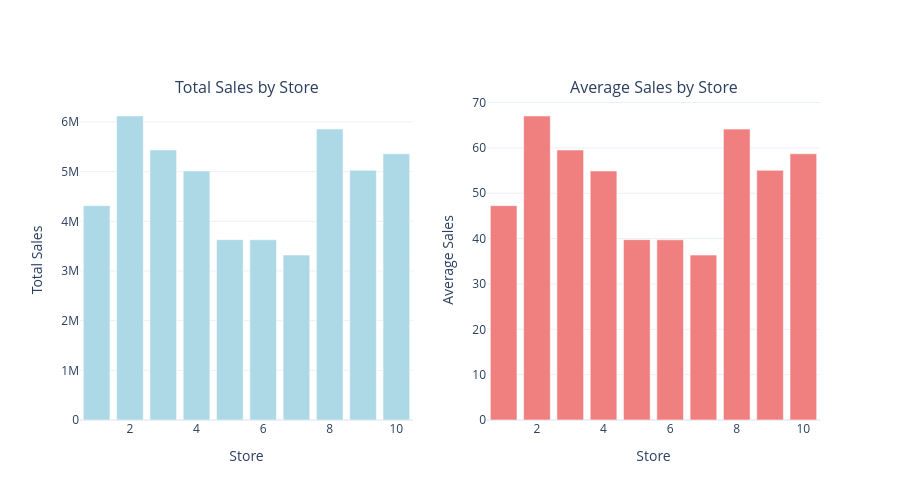

Source (notebook cell):
### Code cell
# Sales by Store
store_sales = df_train.groupby('store')['sales'].agg(['sum', 'mean', 'std']).reset_index()
store_sales.columns = ['Store', 'Total Sales', 'Avg Sales', 'Std Dev']

fig = make_subplots(rows=1, cols=2, subplot_titles=('Total Sales by Store', 'Average Sales by Store'))

fig.add_trace(
    go.Bar(x=store_sales['Store'], y=store_sales['Total Sales'], 
           name='Total Sales', marker_color='lightblue'),
    row=1, col=1
)

fig.add_trace(
    go.Bar(x=store_sales['Store'], y=store_sales['Avg Sales'], 
           name='Avg Sales', marker_color='lightcoral'),
    row=1, col=2
)

fig.update_layout(height=500, showlegend=False, template='plotly_white')
fig.update_xaxes(title_text="Store", row=1, col=1)
fig.update_xaxes(title_text="Store", row=1, col=2)
fig.update_yaxes(title_text="Total Sales", row=1, col=1)
fig.update_yaxes(title_text="Average Sales", row=1, col=2)

fig.show()

print("\nTop 3 Stores by Total Sales:")
print(store_sales.nlargest(3, 'Total Sales')[['Store', 'Total Sales', 'Avg Sales']])

### Figure 1 — Plotly figure (JSON) as saved in the notebook; plotly's stock layout.template omitted (floating-point values rounded to 4 significant figures)
{"data": [{"marker": {"color": "lightblue"}, "name": "Total Sales", "type": "bar", "x": [1, 2, 3, 4, 5, 6, 7, 8, 9, 10], "xaxis": "x", "y": [4315603, 6120128, 5435144, 5012639, 3631016, 3627670, 3320009, 5856169, 5025976, 5360158], "yaxis": "y"}, {"marker": {"color": "lightcoral"}, "name": "Avg Sales", "type": "bar", "x": [1, 2, 3, 4, 5, 6, 7, 8, 9, 10], "xaxis": "x2", "y": [47.27, 67.03, 59.53, 54.9, 39.77, 39.73, 36.36, 64.14, 55.05, 58.71], "yaxis": "y2"}], "layout": {"annotations": [{"font": {"size": 16}, "showarrow": false, "text": "Total Sales by Store", "x": 0.225, "xanchor": "center", "xref": "paper", "y": 1, "yanchor": "bottom", "yref": "paper"}, {"font": {"size": 16}, "showarrow": false, "text": "Average Sales by Store", "x": 0.775, "xanchor": "center", "xref": "paper", "y": 1, "yanchor": "bottom", "yref": "paper"}], "height": 500, "showlegend": false, "xaxis": {"anchor": "y", "domain": [0, 0.45], "title": {"text": "Store"}}, "xaxis2": {"anchor": "y2", "domain": [0.55, 1], "title": {"text": "Store"}}, "yaxis": {"anchor": "x", "domain": [0, 1], "title": {"text": "Total Sales"}}, "yaxis2": {"anchor": "x2", "domain": [0, 1], "title": {"text": "Average Sales"}}}}
